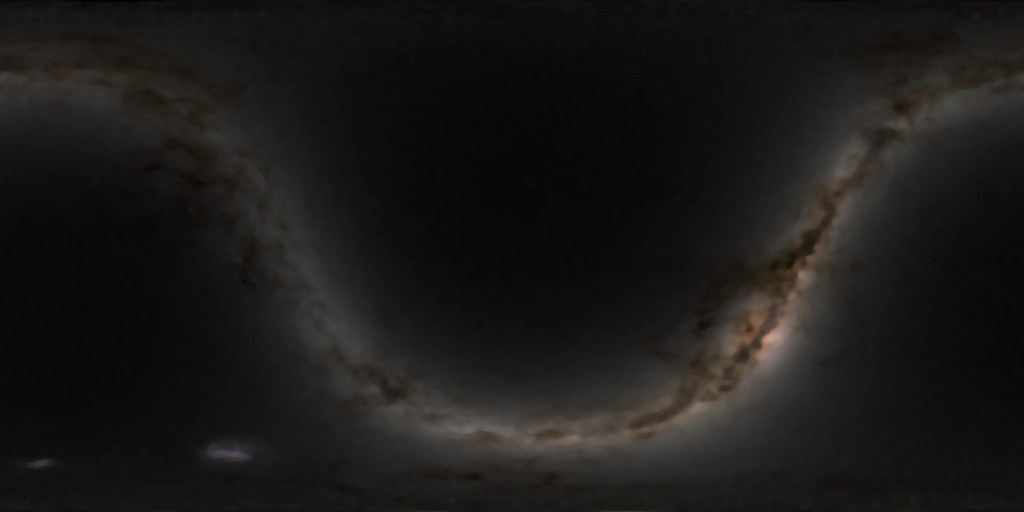
#> input picture Resources/Earth/milkyway.jpg, 1024 x 512 px, given in place of BlackMarble_2016_3km.jpg, which was not available
$ python make_earth_maps.py ../../Resources/Earth/milkyway.jpg
#> lines starting #> are read from the running program, lines starting #| are printed output that depends on the picture
#!/usr/bin/env python3
"""Make the Earth maps for the Aurora from Orbit and Live Earth scenes.

Sources (all public domain NASA imagery):
- Black Marble 2016 night composite (Suomi NPP VIIRS, 13500x6750):
  https://assets.science.nasa.gov/content/dam/science/esd/eo/images/imagerecords/144000/144898/BlackMarble_2016_3km.jpg
- Blue Marble Next Generation, January and July 2004 (5400x2700, no clouds):
  https://assets.science.nasa.gov/content/dam/science/esd/eo/images/bmng/bmng-base/january/world.200401.3x5400x2700.jpg
  https://assets.science.nasa.gov/content/dam/science/esd/eo/images/bmng/bmng-base/july/world.200407.3x5400x2700.jpg
- The Moon, LRO color mosaic (NASA SVS CGI Moon Kit, 1024x512):
  https://svs.gsfc.nasa.gov/vis/a000000/a004700/a004720/lroc_color_poles_1k.jpg

- The sky: the Yale Bright Star Catalog, 5th edition (public domain, ~9100 stars to magnitude 6.5):
  http://tdc-www.harvard.edu/catalogs/bsc5.dat.gz (gunzipped to bsc5.dat)
  and NASA SVS's Deep Star Maps 2020 for the Milky Way (celestial coordinates, 1024x512):
  https://svs.gsfc.nasa.gov/vis/a000000/a004800/a004851/starmap_2020_4k_print.jpg

Offline fallbacks for Live Earth's live layers, used until the app has fetched its own:
- clouds: https://clouds.matteason.co.uk/images/2048x1024/clouds.jpg
- aurora: https://services.swpc.noaa.gov/json/ovation_aurora_latest.json (NOAA SWPC OVATION)

    python3 Design/Earth/make_earth_maps.py <folder with the files above>

writes, into Resources/Earth (every map is equirectangular, whole globe, column 0 at 180 W,
row 0 at 90 N, except the aurora grid, which keeps NOAA's layout, see aurora_fallback):
- night-lights.png: 8192x4096 gray, city light (linear light, square-root encoded)
- night-ground.png: 2048x1024 gray, the dim ground under them (land vs sea, snow)
- day-jan.jpg, day-jul.jpg: 2880x1440 color, the cloud-free surface in each season
- water.png: 2048x1024 gray, 255 over open water (for the sun's glint)
- moon.png: 1024x512 gray, the Moon's albedo
- stars.bin: the catalog, per star four little-endian float32s: right ascension and declination
  (J2000, radians), V magnitude, B-V color index
- milkyway.jpg: 1024x512 color, the Milky Way's glow with the stars filtered out; column 0 at
  right ascension 0, increasing eastward (to the right), row 0 at declination +90
- clouds-fallback.jpg: 2048x1024 gray
- aurora-fallback.png: 360x181 gray
"""
import json
import sys
from pathlib import Path

import numpy as np
from PIL import Image

NIGHT_W = 8192
GROUND_SCALE = 4
DAY_W = 2880


def linear(c):
    c = c / 255.0
    return np.where(c <= 0.04045, c / 12.92, ((c + 0.055) / 1.055) ** 2.4)


def resize(a, w, h):
    # area average in linear light
    return np.asarray(Image.fromarray(a.astype(np.float32), mode="F").resize((w, h), Image.BOX))


def save_sqrt(a, path):
    # square-root encoding keeps the dim towns that 8-bit linear would round away
    Image.fromarray((np.sqrt(np.clip(a, 0, 1)) * 255 + 0.5).astype(np.uint8), mode="L").save(path, optimize=True)


def night(src, out):
    src = np.asarray(Image.open(src).convert("RGB")).astype(np.float32)
    r, b = linear(src[..., 0]), linear(src[..., 2])
#> in linear, `return np.where(c <= 0.04045, c / 12.92, ((c + 0.055) / 1.055) ** 2.4)`:
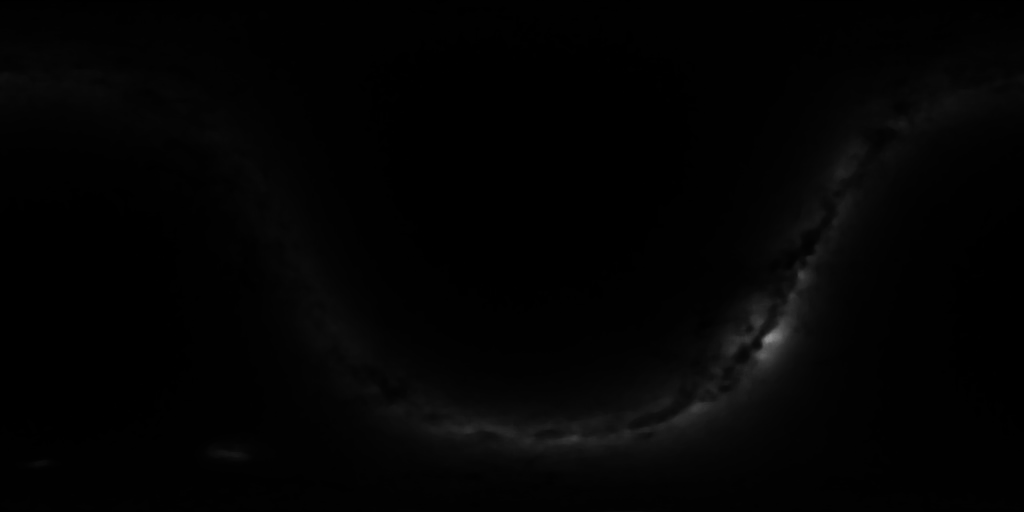
#> returned value: shape (512, 1024) float32; min 0.000304, max 0.552, mean 0.0154
#> in linear (call 2), `return np.where(c <= 0.04045, c / 12.92, ((c + 0.055) / 1.055) ** 2.4)`:
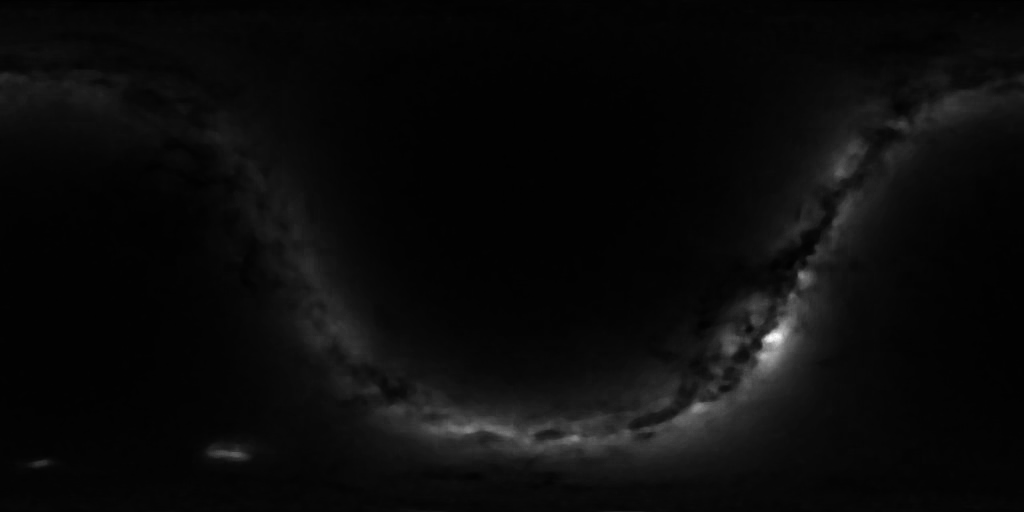
#> returned value: shape (512, 1024) float32; min 0, max 0.27, mean 0.0121; drawn with min black and max white
    # Black Marble lays the lights (warm white, red about equal to blue) over a dim blue-tinted
    # ground (blue about three times red). Red minus half of blue leaves the lights; blue minus
    # red leaves the ground and zeroes out under the cities.
    lights = np.clip((r - 0.5 * b) / 0.5, 0, 1)
    ground = np.clip((b - r) / 0.12, 0, 1)
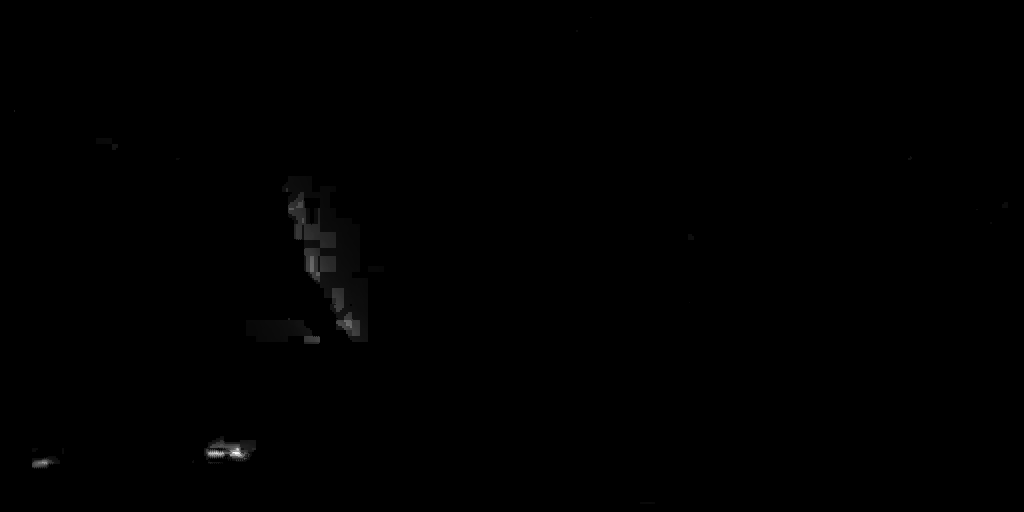
#> ground: shape (512, 1024) float32; min 0, max 0.139, mean 0.000293; drawn with min black and max white
    save_sqrt(resize(lights, NIGHT_W, NIGHT_W // 2), out / "night-lights.png")
#> in save_sqrt, `Image.fromarray((np.sqrt(np.clip(a, 0, 1)) * 255 + 0.5).astype(np.uint..`:
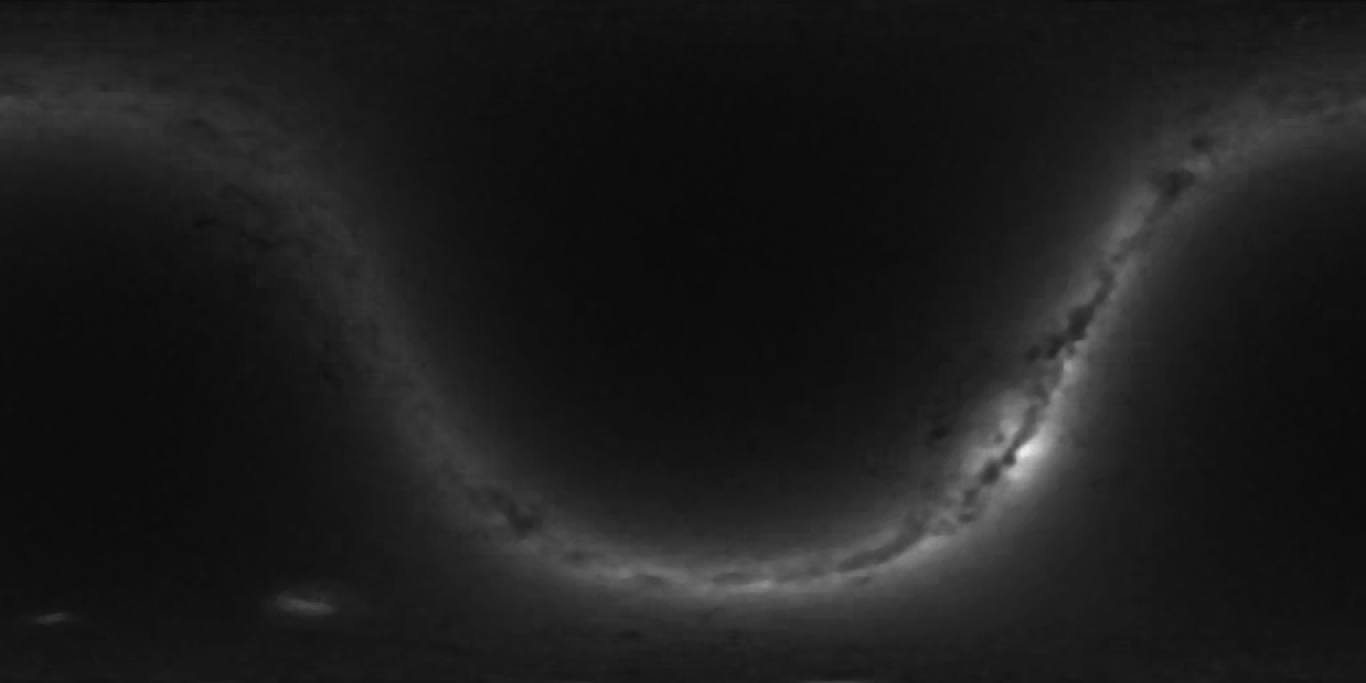
#> saved as night-lights.png: PIL image 8192x4096 L (shown at 1/6 size); min 6, max 238, mean 29.1
    save_sqrt(resize(ground, NIGHT_W // GROUND_SCALE, NIGHT_W // 2 // GROUND_SCALE), out / "night-ground.png")


def day(src, path):
    im = Image.open(src).convert("RGB").resize((DAY_W, DAY_W // 2), Image.LANCZOS)
    im.save(path, quality=88, optimize=True)
    return np.asarray(Image.open(src).convert("RGB")).astype(np.float32)


def water(day_rgb, path):
    # Blue Marble paints open water one flat dark blue (2, 5, 20); anything near it is sea or lake
    d = np.abs(day_rgb - np.array([2, 5, 20], np.float32)).sum(axis=2)
    mask = (d < 18).astype(np.float32)
#> mask: shape (4096, 8192) float32; every value is 0
    Image.fromarray((resize(mask, 2048, 1024) * 255 + 0.5).astype(np.uint8), mode="L").save(path, optimize=True)
#> in resize (call 3), `return np.asarray(Image.fromarray(a.astype(np.float32), mode="F").resi..`: returned value: shape (1024, 2048) float32; every value is 0


def moon(src, path):
#> (the run stopped early here; a loop or call above may not have finished)
